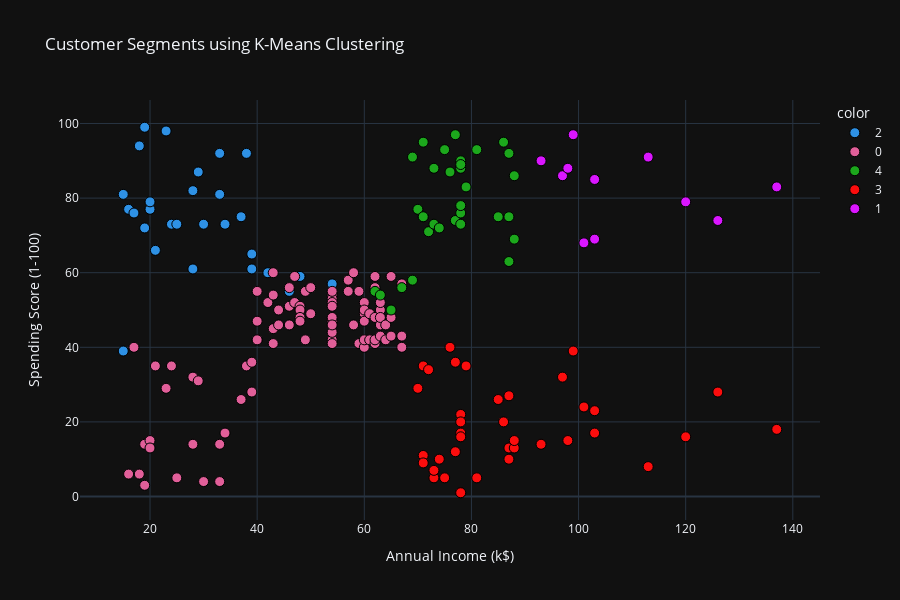

Notebook code for this chart:
### Markdown cell above
🎯 What is n_clusters in K-Means?
n_clusters is the number of groups (or clusters) you want the K-Means algorithm to divide your data into.

So this line:


code ="kmeans = KMeans(n_clusters=5)"
…tells the algorithm:

“Please find 5 groups in this data where data points are similar within a group and different between groups.”

🎨 Why Different Colors in the Plot?
Each color in your scatter plot (or 3D plot) represents a separate cluster found by K-Means. For example:

🔵 Cluster 0 → Low income, low spenders

🔴 Cluster 1 → High income, high spenders

🟡 Cluster 2 → Middle-aged budget-conscious people

🟢 Cluster 3 → Young impulsive spenders

🟣 Cluster 4 → Retired age, high income

The color is just for visual differentiation — the algorithm itself only uses numbers (0, 1, 2, …, K-1) to represent clusters.

❓Why Use n_clusters=5 or n_clusters=10?
-->You choose this based on:

-->The Elbow Method (see your earlier WCSS plot)

-->Your understanding of the data (e.g., how many groups logically make sense)

*Too few clusters (n_clusters=2) may oversimplify your data.
*Too many clusters (n_clusters=10) may overfit and cause confusion.

👉 In your case, if n_clusters=5 gives a clear elbow in the plot — stick to n_cluster=5

### Code cell
#📈 Step 4: Visualize Clusters with Plotly

fig = px.scatter(
    dataset,
    x="Annual Income (k$)",
    y="Spending Score (1-100)",
    color=dataset["Cluster"].astype(str),
    title="Customer Segments using K-Means Clustering",
    width=900,
    height=600,
    color_discrete_sequence=px.colors.qualitative.Dark24
)

fig.update_traces(marker=dict(size=10, line=dict(width=1, color="black")))
fig.update_layout(template="plotly_dark")
fig.show()

### Figure 1 — Plotly figure (JSON) as saved in the notebook; plotly's stock layout.template omitted (floating-point values rounded to 4 significant figures)
{"data": [{"hovertemplate": "color=2<br>Annual Income (k$)=%{x}<br>Spending Score (1-100)=%{y}<extra></extra>", "legendgroup": "2", "marker": {"color": "#2E91E5", "line": {"color": "black", "width": 1}, "size": 10, "symbol": "circle"}, "mode": "markers", "name": "2", "orientation": "v", "showlegend": true, "type": "scatter", "x": [15, 15, 16, 17, 18, 19, 19, 20, 20, 21, 23, 24, 25, 28, 28, 29, 30, 33, 33, 34, 37, 38, 39, 39, 42, 46, 48, 48, 54], "xaxis": "x", "y": [39, 81, 77, 76, 94, 72, 99, 77, 79, 66, 98, 73, 73, 82, 61, 87, 73, 92, 81, 73, 75, 92, 61, 65, 60, 55, 59, 59, 57], "yaxis": "y"}, {"hovertemplate": "color=0<br>Annual Income (k$)=%{x}<br>Spending Score (1-100)=%{y}<extra></extra>", "legendgroup": "0", "marker": {"color": "#E15F99", "line": {"color": "black", "width": 1}, "size": 10, "symbol": "circle"}, "mode": "markers", "name": "0", "orientation": "v", "showlegend": true, "type": "scatter", "x": [16, 17, 18, 19, 19, 20, 20, 21, 23, 24, 25, 28, 28, 29, 30, 33, 33, 34, 37, 38, 39, 39, 40, 40, 40, 40, 42, 43, 43, 43, 43, 44, 44, 46, 46, 46, 47, 47, 48, 48, 48, 48, 49, 49, 50, 50, 54, 54, 54, 54, 54, 54, 54, 54, 54, 54, 54, 57, 57, 58, 58, 59, 59, 60, 60, 60, 60, 60, 60, 61, 61, 62, 62, 62, 62, 62, 63, 63, 63, 63, 63, 64, 64, 65, 65, 65, 67, 67, 67], "xaxis": "x", "y": [6, 40, 6, 3, 14, 15, 13, 35, 29, 35, 5, 14, 32, 31, 4, 4, 14, 17, 26, 35, 36, 28, 55, 47, 42, 42, 52, 54, 60, 45, 41, 50, 46, 51, 46, 56, 52, 59, 51, 50, 48, 47, 55, 42, 49, 56, 47, 54, 53, 48, 52, 42, 51, 55, 41, 44, 46, 58, 55, 60, 46, 55, 41, 49, 40, 42, 52, 47, 50, 42, 49, 41, 48, 59, 56, 42, 50, 46, 43, 48, 52, 42, 46, 48, 43, 59, 43, 57, 40], "yaxis": "y"}, {"hovertemplate": "color=4<br>Annual Income (k$)=%{x}<br>Spending Score (1-100)=%{y}<extra></extra>", "legendgroup": "4", "marker": {"color": "#1CA71C", "line": {"color": "black", "width": 1}, "size": 10, "symbol": "circle"}, "mode": "markers", "name": "4", "orientation": "v", "showlegend": true, "type": "scatter", "x": [62, 63, 65, 67, 69, 69, 70, 71, 71, 71, 72, 73, 73, 74, 75, 76, 77, 77, 78, 78, 78, 78, 78, 78, 79, 81, 85, 86, 87, 87, 87, 88, 88], "xaxis": "x", "y": [55, 54, 50, 56, 58, 91, 77, 95, 75, 75, 71, 88, 73, 72, 93, 87, 97, 74, 90, 88, 76, 89, 78, 73, 83, 93, 75, 95, 63, 75, 92, 86, 69], "yaxis": "y"}, {"hovertemplate": "color=3<br>Annual Income (k$)=%{x}<br>Spending Score (1-100)=%{y}<extra></extra>", "legendgroup": "3", "marker": {"color": "#FB0D0D", "line": {"color": "black", "width": 1}, "size": 10, "symbol": "circle"}, "mode": "markers", "name": "3", "orientation": "v", "showlegend": true, "type": "scatter", "x": [70, 71, 71, 71, 72, 73, 73, 74, 75, 76, 77, 77, 78, 78, 78, 78, 78, 78, 79, 81, 85, 86, 87, 87, 87, 88, 88, 93, 97, 98, 99, 101, 103, 103, 113, 120, 126, 137], "xaxis": "x", "y": [29, 35, 11, 9, 34, 5, 7, 10, 5, 40, 12, 36, 22, 17, 20, 16, 1, 1, 35, 5, 26, 20, 27, 13, 10, 13, 15, 14, 32, 15, 39, 24, 17, 23, 8, 16, 28, 18], "yaxis": "y"}, {"hovertemplate": "color=1<br>Annual Income (k$)=%{x}<br>Spending Score (1-100)=%{y}<extra></extra>", "legendgroup": "1", "marker": {"color": "#DA16FF", "line": {"color": "black", "width": 1}, "size": 10, "symbol": "circle"}, "mode": "markers", "name": "1", "orientation": "v", "showlegend": true, "type": "scatter", "x": [93, 97, 98, 99, 101, 103, 103, 113, 120, 126, 137], "xaxis": "x", "y": [90, 86, 88, 97, 68, 85, 69, 91, 79, 74, 83], "yaxis": "y"}], "layout": {"height": 600, "legend": {"title": {"text": "color"}, "tracegroupgap": 0}, "title": {"text": "Customer Segments using K-Means Clustering"}, "width": 900, "xaxis": {"anchor": "y", "domain": [0, 1], "title": {"text": "Annual Income (k$)"}}, "yaxis": {"anchor": "x", "domain": [0, 1], "title": {"text": "Spending Score (1-100)"}}}}
